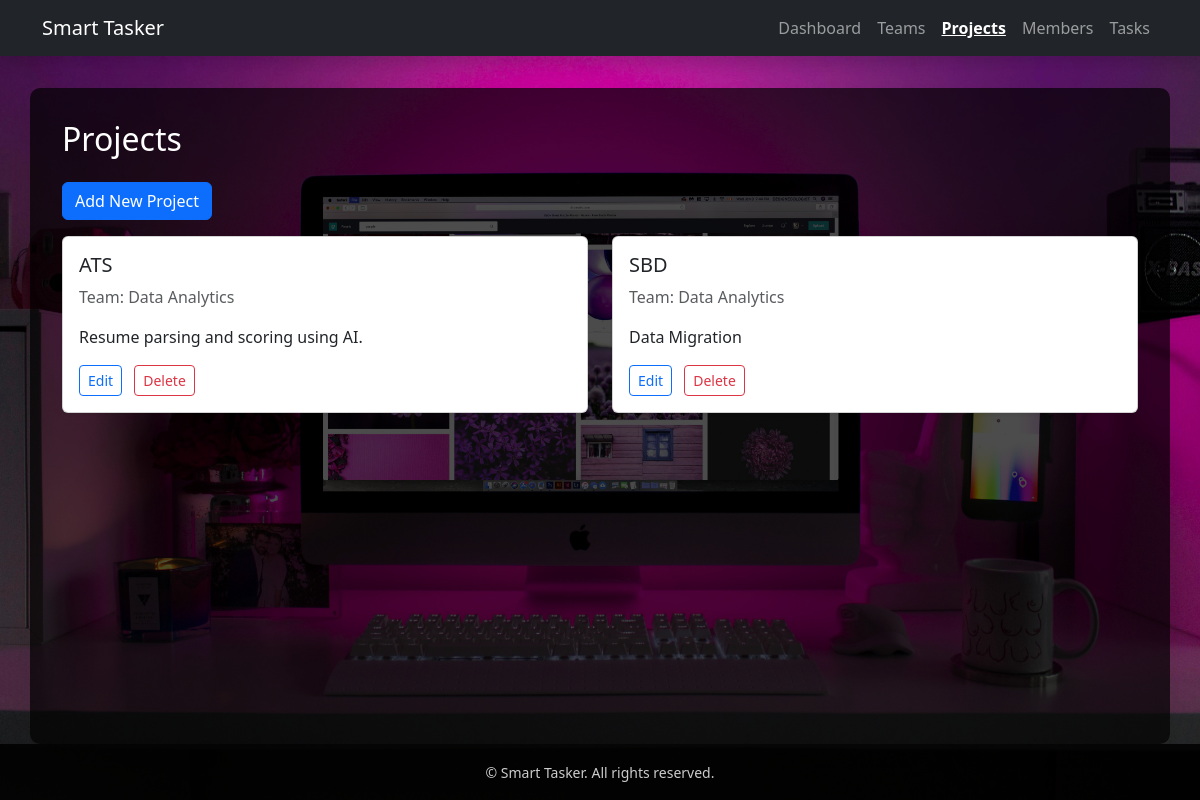
/projects/, run on the app's committed database.
### management/models.py (models this page shows, shortened)
class Project(models.Model):
    name = models.CharField(max_length=100)
    description = models.TextField()
    start_date = models.DateField()
    end_date = models.DateField(null = True, blank=True)
    team = models.ForeignKey(Team, on_delete = models.CASCADE, related_name = 'projects')

class Team(models.Model):
    name = models.CharField(max_length=100)
    description = models.TextField(blank=True)
    created_at = models.DateTimeField(auto_now_add = True)

### management/views.py (the view)
# urls.py: path('projects/', views.ProjectListView.as_view(), name = 'project-list'),
class ProjectListView(ListView):
    model = Project
    template_name = 'management/project_list.html'
    context_object_name = 'projects'

### management/templates/management/project_list.html
{% extends "base.html" %}
{% block content %}
<h2 class="mb-4">Projects</h2>
<a href="{% url 'project-create' %}" class="btn btn-primary mb-3">Add New Project</a>
{% if projects %}
  <div class="row row-cols-1 row-cols-md-2 g-4">
    {% for project in projects %}
      <div class="col">
        <div class="card shadow-sm h-100">
          <div class="card-body">
            <h5 class="card-title">{{ project.name }}</h5>
            <p class="card-text text-muted">Team: {{ project.team.name }}</p>
            <p class="card-text">{{ project.description|default:"No description" }}</p>
            <a href="{% url 'project-update' project.pk %}" class="btn btn-outline-primary btn-sm me-2">Edit</a>
            <a href="{% url 'project-delete' project.pk %}" class="btn btn-outline-danger btn-sm">Delete</a>
          </div>
        </div>
      </div>
    {% endfor %}
  </div>
{% else %}
  <p class="text-muted fst-italic">No projects found.</p>
{% endif %}
{% endblock %}

### data on the page
Project: name "ATS", team.name "Data Analytics", description "Resume parsing and scoring using AI."
Project: name "SBD", team.name "Data Analytics", description "Data Migration"
